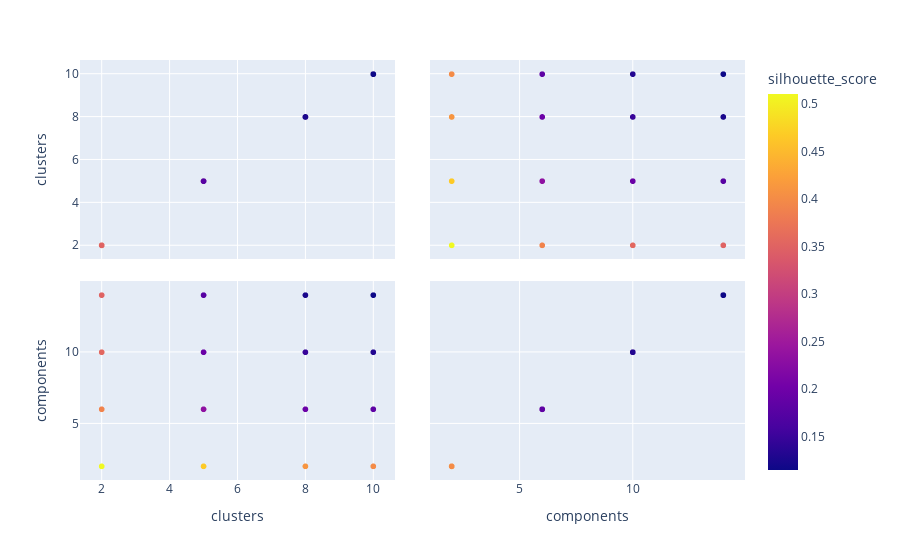

The notebook cell saved with this chart:
### Code cell
m2_s_score_graph = px.scatter_matrix(m2_s_score_df, dimensions=[m2_s_score_df['clusters'],m2_s_score_df['components']],color=m2_s_score_df['silhouette_score'])
m2_s_score_graph.show()

### Figure 1 — Plotly figure (JSON) as saved in the notebook; plotly's stock layout.template omitted (floating-point values rounded to 4 significant figures)
{"data": [{"dimensions": [{"axis": {"matches": true}, "label": "clusters", "values": [2, 5, 8, 10, 2, 5, 8, 10, 2, 5, 8, 10, 2, 5, 8, 10]}, {"axis": {"matches": true}, "label": "components", "values": [2, 2, 2, 2, 6, 6, 6, 6, 10, 10, 10, 10, 14, 14, 14, 14]}], "hovertemplate": "%{xaxis.title.text}=%{x}<br>%{yaxis.title.text}=%{y}<br>silhouette_score=%{marker.color}<extra></extra>", "legendgroup": "", "marker": {"color": [0.5103, 0.4663, 0.411, 0.3992, 0.3905, 0.2317, 0.1955, 0.183, 0.3557, 0.1947, 0.1479, 0.1312, 0.3497, 0.1753, 0.1247, 0.1147], "coloraxis": "coloraxis", "symbol": "circle"}, "name": "", "showlegend": false, "type": "splom"}], "layout": {"coloraxis": {"colorbar": {"title": {"text": "silhouette_score"}}, "colorscale": [[0, "#0d0887"], [0.1111, "#46039f"], [0.2222, "#7201a8"], [0.3333, "#9c179e"], [0.4444, "#bd3786"], [0.5556, "#d8576b"], [0.6667, "#ed7953"], [0.7778, "#fb9f3a"], [0.8889, "#fdca26"], [1, "#f0f921"]]}, "dragmode": "select", "legend": {"tracegroupgap": 0}, "margin": {"t": 60}}}
